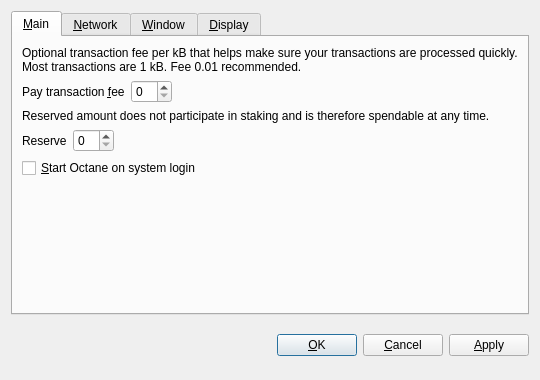
<?xml version="1.0" encoding="UTF-8"?>
<ui version="4.0">
 <class>OptionsDialog</class>
 <widget class="QDialog" name="OptionsDialog">
  <property name="geometry">
   <rect>
    <x>0</x>
    <y>0</y>
    <width>540</width>
    <height>380</height>
   </rect>
  </property>
  <property name="windowTitle">
   <string>Options</string>
  </property>
  <property name="modal">
   <bool>true</bool>
  </property>
  <layout class="QVBoxLayout" name="verticalLayout">
   <item>
    <widget class="QTabWidget" name="tabWidget">
     <property name="tabPosition">
      <enum>QTabWidget::North</enum>
     </property>
     <property name="currentIndex">
      <number>0</number>
     </property>
     <widget class="QWidget" name="tabMain">
      <attribute name="title">
       <string>&amp;Main</string>
      </attribute>
      <layout class="QVBoxLayout" name="verticalLayout_Main">
       <item>
        <widget class="QLabel" name="transactionFeeInfoLabel">
         <property name="text">
          <string>Optional transaction fee per kB that helps make sure your transactions are processed quickly. Most transactions are 1 kB. Fee 0.01 recommended.</string>
         </property>
         <property name="textFormat">
          <enum>Qt::PlainText</enum>
         </property>
         <property name="wordWrap">
          <bool>true</bool>
         </property>
        </widget>
       </item>
       <item>
        <layout class="QHBoxLayout" name="horizontalLayoutFee">
         <item>
          <widget class="QLabel" name="transactionFeeLabel">
           <property name="text">
            <string>Pay transaction &amp;fee</string>
           </property>
           <property name="textFormat">
            <enum>Qt::PlainText</enum>
           </property>
           <property name="buddy">
            <cstring>transactionFee</cstring>
           </property>
          </widget>
         </item>
         <item>
          <widget class="BitcoinAmountField" name="transactionFee"/>
         </item>
         <item>
          <spacer name="horizontalSpacerFee">
           <property name="orientation">
            <enum>Qt::Horizontal</enum>
           </property>
           <property name="sizeHint" stdset="0">
            <size>
             <width>40</width>
             <height>20</height>
            </size>
           </property>
          </spacer>
         </item>
        </layout>
       </item>
       <item>
        <widget class="QLabel" name="reserveBalanceInfoLabel">
         <property name="text">
          <string>Reserved amount does not participate in staking and is therefore spendable at any time.</string>
         </property>
         <property name="textFormat">
          <enum>Qt::PlainText</enum>
         </property>
         <property name="wordWrap">
          <bool>true</bool>
         </property>
        </widget>
       </item>
       <item>
        <layout class="QHBoxLayout" name="horizontalLayoutReserveBalance">
         <item>
          <widget class="QLabel" name="reserveBalanceLabel">
           <property name="text">
            <string>Reserve</string>
           </property>
           <property name="textFormat">
            <enum>Qt::PlainText</enum>
           </property>
           <property name="buddy">
            <cstring>reserveBalance</cstring>
           </property>
          </widget>
         </item>
         <item>
          <widget class="BitcoinAmountField" name="reserveBalance"/>
         </item>
         <item>
          <spacer name="horizontalSpacerReserveBalance">
           <property name="orientation">
            <enum>Qt::Horizontal</enum>
           </property>
           <property name="sizeHint" stdset="0">
            <size>
             <width>40</width>
             <height>20</height>
            </size>
           </property>
          </spacer>
         </item>
        </layout>
       </item>
       <item>
        <widget class="QCheckBox" name="bitcoinAtStartup">
         <property name="toolTip">
          <string>Automatically start Octane after logging in to the system.</string>
         </property>
         <property name="text">
          <string>&amp;Start Octane on system login</string>
         </property>
        </widget>
       </item>
       <item>
        <spacer name="verticalSpacer_Main">
         <property name="orientation">
          <enum>Qt::Vertical</enum>
         </property>
         <property name="sizeHint" stdset="0">
          <size>
           <width>20</width>
           <height>40</height>
          </size>
         </property>
        </spacer>
       </item>
      </layout>
     </widget>
     <widget class="QWidget" name="tabNetwork">
      <attribute name="title">
       <string>&amp;Network</string>
      </attribute>
      <layout class="QVBoxLayout" name="verticalLayout_Network">
       <item>
        <widget class="QCheckBox" name="mapPortUpnp">
         <property name="toolTip">
          <string>Automatically open the Octane client port on the router. This only works when your router supports UPnP and it is enabled.</string>
         </property>
         <property name="text">
          <string>Map port using &amp;UPnP</string>
         </property>
        </widget>
       </item>
       <item>
        <widget class="QCheckBox" name="connectSocks">
         <property name="toolTip">
          <string>Connect to the Octane network through a SOCKS5 proxy (e.g. when connecting through Tor).</string>
         </property>
         <property name="text">
          <string>&amp;Connect through SOCKS5 proxy:</string>
         </property>
        </widget>
       </item>
       <item>
        <layout class="QHBoxLayout" name="horizontalLayout_Network">
         <item>
          <widget class="QLabel" name="proxyIpLabel">
           <property name="text">
            <string>Proxy &amp;IP:</string>
           </property>
           <property name="textFormat">
            <enum>Qt::PlainText</enum>
           </property>
           <property name="buddy">
            <cstring>proxyIp</cstring>
           </property>
          </widget>
         </item>
         <item>
          <widget class="QValidatedLineEdit" name="proxyIp">
           <property name="maximumSize">
            <size>
             <width>140</width>
             <height>16777215</height>
            </size>
           </property>
           <property name="toolTip">
            <string>IP address of the proxy (e.g. 127.0.0.1)</string>
           </property>
          </widget>
         </item>
         <item>
          <widget class="QLabel" name="proxyPortLabel">
           <property name="text">
            <string>&amp;Port:</string>
           </property>
           <property name="textFormat">
            <enum>Qt::PlainText</enum>
           </property>
           <property name="buddy">
            <cstring>proxyPort</cstring>
           </property>
          </widget>
         </item>
         <item>
          <widget class="QLineEdit" name="proxyPort">
           <property name="maximumSize">
            <size>
             <width>55</width>
             <height>16777215</height>
            </size>
           </property>
           <property name="toolTip">
            <string>Port of the proxy (e.g. 9050)</string>
           </property>
          </widget>
         </item>
         <item>
          <spacer name="horizontalSpacer_Network">
           <property name="orientation">
            <enum>Qt::Horizontal</enum>
           </property>
           <property name="sizeHint" stdset="0">
            <size>
             <width>40</width>
             <height>20</height>
            </size>
           </property>
          </spacer>
         </item>
        </layout>
       </item>
       <item>
        <spacer name="verticalSpacer_Network">
         <property name="orientation">
          <enum>Qt::Vertical</enum>
         </property>
         <property name="sizeHint" stdset="0">
          <size>
           <width>20</width>
           <height>40</height>
          </size>
         </property>
        </spacer>
       </item>
      </layout>
     </widget>
     <widget class="QWidget" name="tabWindow">
      <attribute name="title">
       <string>&amp;Window</string>
      </attribute>
      <layout class="QVBoxLayout" name="verticalLayout_Window">
       <item>
        <widget class="QCheckBox" name="minimizeToTray">
         <property name="toolTip">
          <string>Show only a tray icon after minimizing the window.</string>
         </property>
         <property name="text">
          <string>&amp;Minimize to the tray instead of the taskbar</string>
         </property>
        </widget>
       </item>
       <item>
        <widget class="QCheckBox" name="minimizeOnClose">
         <property name="toolTip">
          <string>Minimize instead of exit the application when the window is closed. When this option is enabled, the application will be closed only after selecting Quit in the menu.</string>
         </property>
         <property name="text">
          <string>M&amp;inimize on close</string>
         </property>
        </widget>
       </item>
       <item>
        <spacer name="verticalSpacer_Window">
         <property name="orientation">
          <enum>Qt::Vertical</enum>
         </property>
         <property name="sizeHint" stdset="0">
          <size>
           <width>20</width>
           <height>40</height>
          </size>
         </property>
        </spacer>
       </item>
      </layout>
     </widget>
     <widget class="QWidget" name="tabDisplay">
      <attribute name="title">
       <string>&amp;Display</string>
      </attribute>
      <layout class="QVBoxLayout" name="verticalLayout_Display">
       <item>
        <layout class="QHBoxLayout" name="horizontalLayout_1_Display">
         <item>
          <widget class="QLabel" name="langLabel">
           <property name="text">
            <string>User Interface &amp;language:</string>
           </property>
           <property name="textFormat">
            <enum>Qt::PlainText</enum>
           </property>
           <property name="buddy">
            <cstring>lang</cstring>
           </property>
          </widget>
         </item>
         <item>
          <widget class="QValueComboBox" name="lang">
           <property name="toolTip">
            <string>The user interface language can be set here. This setting will take effect after restarting Octane.</string>
           </property>
          </widget>
         </item>
        </layout>
       </item>
       <item>
        <layout class="QHBoxLayout" name="horizontalLayout_2_Display">
         <item>
          <widget class="QLabel" name="unitLabel">
           <property name="text">
            <string>&amp;Unit to show amounts in:</string>
           </property>
           <property name="textFormat">
            <enum>Qt::PlainText</enum>
           </property>
           <property name="buddy">
            <cstring>unit</cstring>
           </property>
          </widget>
         </item>
         <item>
          <widget class="QValueComboBox" name="unit">
           <property name="toolTip">
            <string>Choose the default subdivision unit to show in the interface and when sending coins.</string>
           </property>
          </widget>
         </item>
        </layout>
       </item>
       <item>
        <widget class="QCheckBox" name="coinControlFeatures">
         <property name="toolTip">
          <string>Whether to show coin control features or not.</string>
         </property>
         <property name="text">
          <string>Display coin &amp;control features (experts only!)</string>
         </property>
        </widget>
       </item>
       <item>
        <widget class="QCheckBox" name="minimizeCoinAge">
         <property name="toolTip">
          <string>Whether to select the coin outputs randomly or with minimal coin age.</string>
         </property>
         <property name="text">
          <string>Minimize weight consumption (experimental)</string>
         </property>
        </widget>
       </item>
       <item>
        <widget class="QCheckBox" name="useBlackTheme">
         <property name="text">
          <string>Use black visual theme (requires restart)</string>
         </property>
        </widget>
       </item>
       <item>
        <spacer name="verticalSpacer_Display">
         <property name="orientation">
          <enum>Qt::Vertical</enum>
         </property>
         <property name="sizeHint" stdset="0">
          <size>
           <width>20</width>
           <height>40</height>
          </size>
         </property>
        </spacer>
       </item>
      </layout>
     </widget>
    </widget>
   </item>
   <item>
    <layout class="QHBoxLayout" name="horizontalLayout_Buttons">
     <item>
      <spacer name="horizontalSpacer_1">
       <property name="orientation">
        <enum>Qt::Horizontal</enum>
       </property>
       <property name="sizeHint" stdset="0">
        <size>
         <width>40</width>
         <height>48</height>
        </size>
       </property>
      </spacer>
     </item>
     <item>
      <widget class="QLabel" name="statusLabel">
       <property name="font">
        <font>
         <weight>75</weight>
         <bold>true</bold>
        </font>
       </property>
       <property name="text">
        <string/>
       </property>
       <property name="textFormat">
        <enum>Qt::PlainText</enum>
       </property>
       <property name="wordWrap">
        <bool>true</bool>
       </property>
      </widget>
     </item>
     <item>
      <spacer name="horizontalSpacer_2">
       <property name="orientation">
        <enum>Qt::Horizontal</enum>
       </property>
       <property name="sizeHint" stdset="0">
        <size>
         <width>40</width>
         <height>48</height>
        </size>
       </property>
      </spacer>
     </item>
     <item>
      <widget class="QPushButton" name="okButton">
       <property name="text">
        <string>&amp;OK</string>
       </property>
      </widget>
     </item>
     <item>
      <widget class="QPushButton" name="cancelButton">
       <property name="text">
        <string>&amp;Cancel</string>
       </property>
       <property name="autoDefault">
        <bool>false</bool>
       </property>
      </widget>
     </item>
     <item>
      <widget class="QPushButton" name="applyButton">
       <property name="text">
        <string>&amp;Apply</string>
       </property>
       <property name="autoDefault">
        <bool>false</bool>
       </property>
      </widget>
     </item>
    </layout>
   </item>
  </layout>
 </widget>
 <customwidgets>
  <customwidget>
   <class>BitcoinAmountField</class>
   <extends>QSpinBox</extends>
   <header>bitcoinamountfield.h</header>
  </customwidget>
  <customwidget>
   <class>QValueComboBox</class>
   <extends>QComboBox</extends>
   <header>qvaluecombobox.h</header>
  </customwidget>
  <customwidget>
   <class>QValidatedLineEdit</class>
   <extends>QLineEdit</extends>
   <header>qvalidatedlineedit.h</header>
  </customwidget>
 </customwidgets>
 <resources/>
 <connections/>
</ui>
